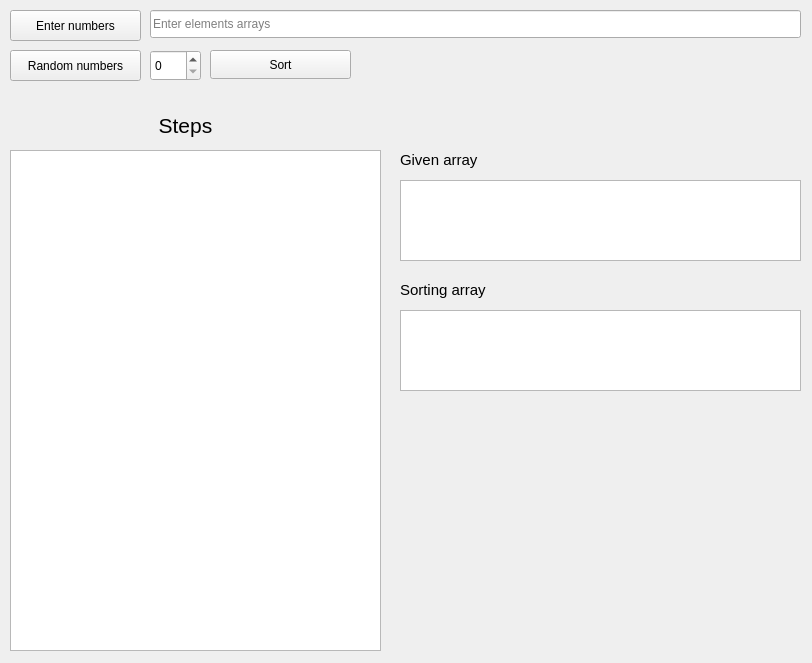
<?xml version="1.0" encoding="UTF-8"?>
<ui version="4.0">
 <class>MainWindow</class>
 <widget class="QMainWindow" name="MainWindow">
  <property name="geometry">
   <rect>
    <x>0</x>
    <y>0</y>
    <width>812</width>
    <height>663</height>
   </rect>
  </property>
  <property name="windowTitle">
   <string>Bubble Sort</string>
  </property>
  <property name="windowIcon">
   <iconset resource="Resources.qrc">
    <normaloff>:/icons/icons/bubbles_icon.png</normaloff>:/icons/icons/bubbles_icon.png</iconset>
  </property>
  <widget class="QWidget" name="centralwidget">
   <widget class="QPushButton" name="btn_enter">
    <property name="geometry">
     <rect>
      <x>10</x>
      <y>10</y>
      <width>131</width>
      <height>31</height>
     </rect>
    </property>
    <property name="text">
     <string>Enter numbers</string>
    </property>
   </widget>
   <widget class="QPushButton" name="btn_random">
    <property name="geometry">
     <rect>
      <x>10</x>
      <y>50</y>
      <width>131</width>
      <height>31</height>
     </rect>
    </property>
    <property name="text">
     <string>Random numbers</string>
    </property>
   </widget>
   <widget class="QLineEdit" name="line_enter">
    <property name="geometry">
     <rect>
      <x>150</x>
      <y>10</y>
      <width>651</width>
      <height>28</height>
     </rect>
    </property>
    <property name="text">
     <string/>
    </property>
    <property name="placeholderText">
     <string>Enter elements arrays</string>
    </property>
   </widget>
   <widget class="QSpinBox" name="spinBox_number">
    <property name="geometry">
     <rect>
      <x>150</x>
      <y>50</y>
      <width>51</width>
      <height>31</height>
     </rect>
    </property>
   </widget>
   <widget class="QLabel" name="label">
    <property name="geometry">
     <rect>
      <x>150</x>
      <y>110</y>
      <width>71</width>
      <height>31</height>
     </rect>
    </property>
    <property name="font">
     <font>
      <pointsize>16</pointsize>
     </font>
    </property>
    <property name="text">
     <string>Steps</string>
    </property>
    <property name="alignment">
     <set>Qt::AlignCenter</set>
    </property>
   </widget>
   <widget class="QLabel" name="label_2">
    <property name="geometry">
     <rect>
      <x>400</x>
      <y>150</y>
      <width>111</width>
      <height>20</height>
     </rect>
    </property>
    <property name="font">
     <font>
      <pointsize>11</pointsize>
     </font>
    </property>
    <property name="text">
     <string>Given array</string>
    </property>
   </widget>
   <widget class="QPushButton" name="btn_sort">
    <property name="geometry">
     <rect>
      <x>210</x>
      <y>50</y>
      <width>141</width>
      <height>29</height>
     </rect>
    </property>
    <property name="text">
     <string>Sort</string>
    </property>
   </widget>
   <widget class="QLabel" name="label_3">
    <property name="geometry">
     <rect>
      <x>400</x>
      <y>280</y>
      <width>111</width>
      <height>20</height>
     </rect>
    </property>
    <property name="font">
     <font>
      <pointsize>11</pointsize>
     </font>
    </property>
    <property name="text">
     <string>Sorting array</string>
    </property>
   </widget>
   <widget class="QTextEdit" name="steps_list">
    <property name="geometry">
     <rect>
      <x>10</x>
      <y>150</y>
      <width>371</width>
      <height>501</height>
     </rect>
    </property>
    <property name="readOnly">
     <bool>true</bool>
    </property>
   </widget>
   <widget class="QTextEdit" name="list_array">
    <property name="geometry">
     <rect>
      <x>400</x>
      <y>180</y>
      <width>401</width>
      <height>81</height>
     </rect>
    </property>
    <property name="verticalScrollBarPolicy">
     <enum>Qt::ScrollBarAsNeeded</enum>
    </property>
    <property name="horizontalScrollBarPolicy">
     <enum>Qt::ScrollBarAsNeeded</enum>
    </property>
    <property name="readOnly">
     <bool>true</bool>
    </property>
   </widget>
   <widget class="QTextEdit" name="list_sorting_array">
    <property name="geometry">
     <rect>
      <x>400</x>
      <y>310</y>
      <width>401</width>
      <height>81</height>
     </rect>
    </property>
    <property name="readOnly">
     <bool>true</bool>
    </property>
   </widget>
  </widget>
 </widget>
 <resources>
  <include location="Resources.qrc"/>
 </resources>
 <connections/>
</ui>
